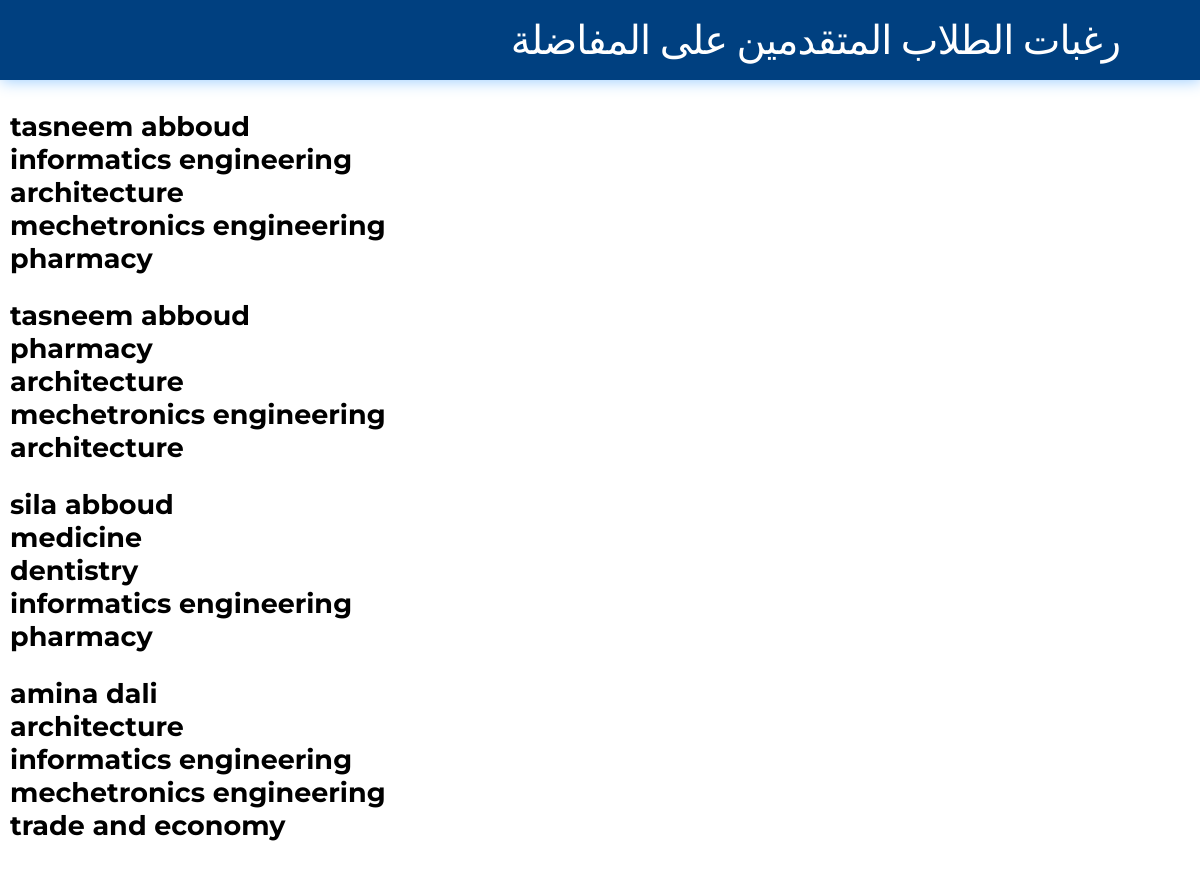
The app's page /studentsdesirs with its own data.
### pages/models.py (models this page shows, shortened)
class Wishlist(models.Model):
    wishs = [
        ('medicine','medicine'),
        ('dentistry','dentistry'),
        ('pharmacy','pharmacy'),
        ('informatics engineering','informatics engineering'),
        ('architecture','architecture'),
        ('mechetronics engineering','mechetronics engineering'),
        ('trade and economy','trade and economy')
    ]
    gender = [
        ('male','male'),
        ('female','female'),
    ]
    name = models.CharField(max_length=50, null=True ,verbose_name='اسم الطالب')
    ratio = models.CharField(max_length=50, null=True ,verbose_name='النسبة')
    placeofbirth = models.CharField(max_length=50, null=True ,verbose_name='مكان الولادة')
    dateofbirth = models.DateField(null=True ,verbose_name='تاريخ الولادة')
    gender = models.CharField(max_length=50, null=True ,choices=gender ,verbose_name='الجنس')
    fathersnameandlineage = models.CharField(max_length=50, null=True ,verbose_name='اسم الأب و نسبته')
    mothersnameandlineage = models.CharField(max_length=50, null=True ,verbose_name='اسم الأم و نسبتها')
    status = models.CharField(max_length=50, null=True ,verbose_name='الحالة الإجتماعية')
    firstwish = models.CharField(max_length=50, null=True ,choices=wishs ,verbose_name='الرغبة الأولى')
    secondwish = models.CharField(max_length=50, null=True ,choices=wishs ,verbose_name='الرغبة الثانية')
    thirdwish = models.CharField(max_length=50, null=True ,choices=wishs ,verbose_name='الرغبة الثالثة')
    fourthwish = models.CharField(max_length=50, null=True ,choices=wishs ,verbose_name='الرغبة الرابعة')
    class Meta:
        verbose_name='determine desire'

### pages/views.py (the view)
# urls.py: path("studentsdesirs", views.studentsdesirs ,name="studentsdesirs"),
def studentsdesirs(request):
    return render(request, 'pages/studentsdesirs.html',  {'wishlists':Wishlist.objects.all()})

### templates/pages/studentsdesirs.html (shortened to what this page needs)
{% load static %}
{% block content %}
<!DOCTYPE html>
<html lang="en" dir="ltr">
   <head>
      <link rel="stylesheet" href="{% static 'css/studentsdesirs.css' %}">
   </head>
   <body>
      <nav dir="rtl">
         <label> رغبات الطلاب المتقدمين على المفاضلة</label>
      </nav>
      <div  class="content">
       {% for x in wishlists %}
        <h2>{{x.name}} {{x.ratio}}</h2>
        <h2>{{x.firstwish}}</h2>
        <h2>{{x.secondwish}}</h2>
        <h2>{{x.thirdwish}}</h2>
        <h2>{{x.fourthwish}}</h2>
        <br>
       {% endfor %}
       </div>
   </body>
</html>
{% endblock content %}

### project/static/css/studentsdesirs.css (style rules this page uses)
* { margin: 0; padding: 0; box-sizing: border-box; font-family: 'Montserrat',sans-serif; scroll-behavior: smooth; }
nav { position: fixed; top: 0; left: 0; height: 80px; width: 100%; background: #004080; box-shadow: 1px 1px 15px #99ccff; z-index: 1; transition: top 0.3s; }
label { line-height: 80px; padding: 0 80px; font-size: 40px; color: white; letter-spacing: -1px; user-select: none; }
.content { position: absolute; top: 100px; padding: 0 80px; font-size: 18px; padding: 10px 10px; text-align: justify; font-family: 'Noto Sans', sans-serif; }

### records on screen
Wishlist: name "tasneem", ratio "abboud", firstwish "informatics engineering", secondwish "architecture", thirdwish "mechetronics engineering", fourthwish "pharmacy"
Wishlist: name "tasneem", ratio "abboud", firstwish "pharmacy", secondwish "architecture", thirdwish "mechetronics engineering", fourthwish "architecture"
Wishlist: name "sila", ratio "abboud", firstwish "medicine", secondwish "dentistry", thirdwish "informatics engineering", fourthwish "pharmacy"
Wishlist: name "amina", ratio "dali", firstwish "architecture", secondwish "informatics engineering", thirdwish "mechetronics engineering", fourthwish "trade and economy"
